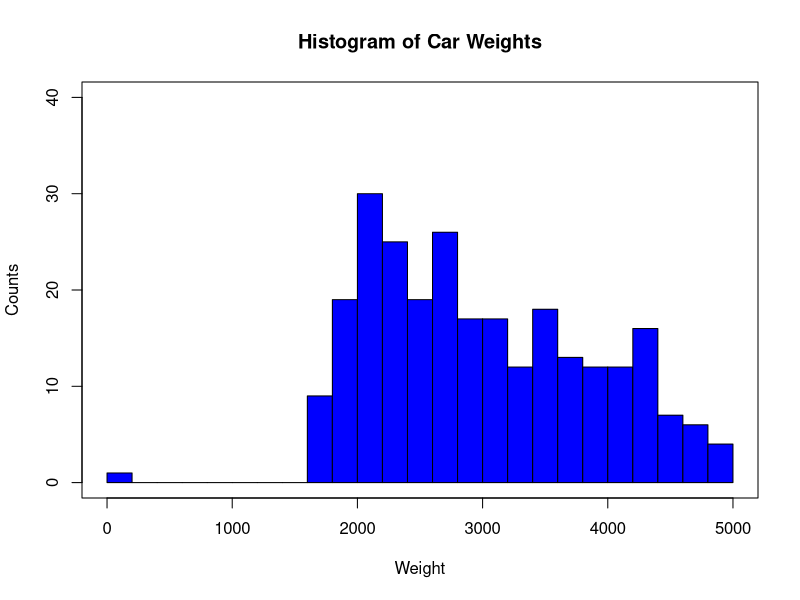
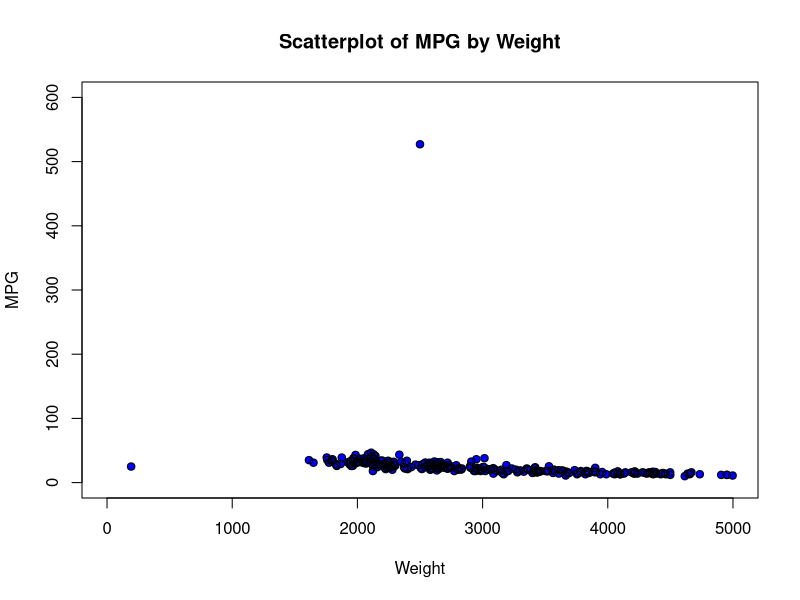
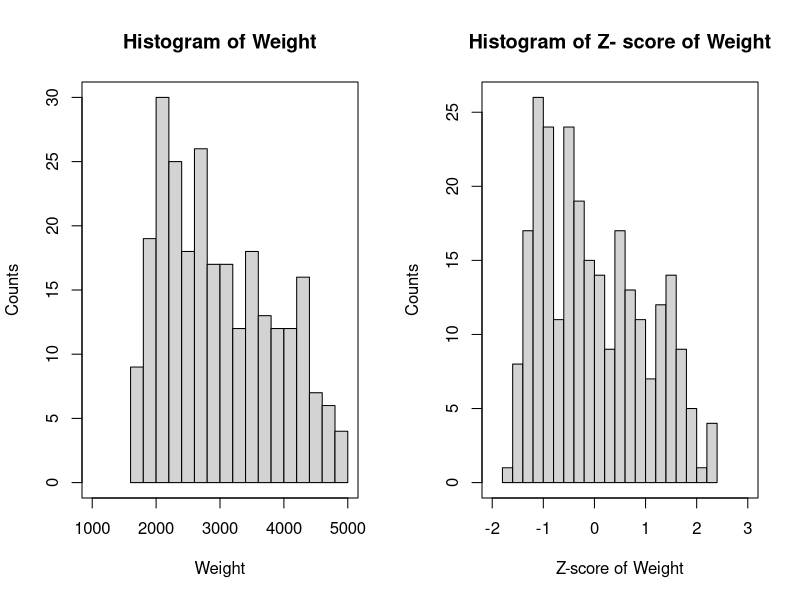
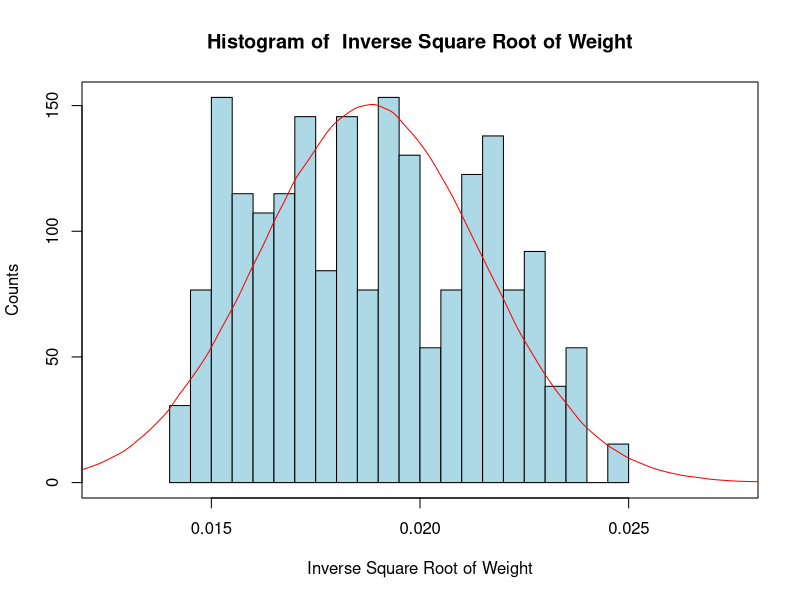
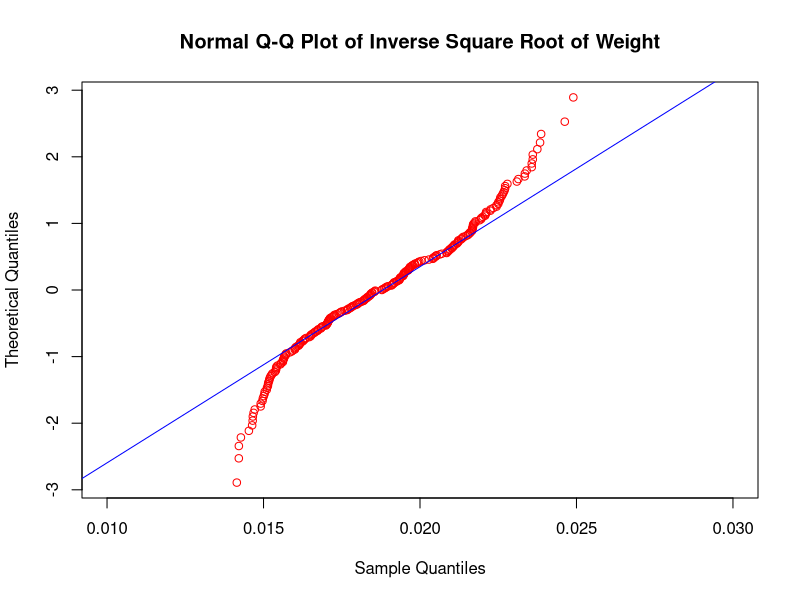

These charts were generated, in order, by the following R code:
          #####################
          ##    Chapter 1    ##
          #####################

# GETTING STARTED WITH R

# Comments, indents, and semicolons
  # Anything prefaced by a pound sign (#) is a comment.
  # Comments are not executed by R. Instead, they explain what the code is doing.
  # Indented code (that is not a comment) will run in R as if it was on one line
  # Code separated by semicolons will run as if the code was on separate lines,
  # with the semicolon marking the line break

# Open a dataset and display the data
  # Replace “C:/…/” with the exact location of the file you want to open
  cars <- read.csv(file = "cars.txt", stringsAsFactors = FALSE)
  cars # To display the whole dataset, type the dataset name
  head(cars) # Display the first few records of a dataset
  names(cars) # Display variable names of a data frame, one kind of data in R
  cars$weight # Look at only the weight variable within data frame cars
  
# Matrices
  # Create a matrix with three rows, two columns, and every value equal to 0.0
  mat <- matrix(0.0, nrow = 3, ncol = 2); mat
  colnames(mat) <- c("Var 1", "Var 2") # Give a matrix variable names
  colnames(mat) # Display variable names of a matrix
  
# Subset data and declare new variables
  cars.rsub <- cars[1:50,] # Subset the data by rows
  cars.csub <- cars[,1:3] # Subset by columns
  cars.rcsub <- cars[c(1,3,5), c(2,4)] # Subset by specific rows and columns
  cars.vsub <- cars[which(cars$mpg> 30),] # Subset by a logical condition

# To declare new variables, type the variable name, a left-arrow, then the value of the variable
  firstletter <- 'a'
  weight <- cars$weight

# Display more than one figure at a time
  par(mfrow=c(1,1)) # plots one figure; the default setting
  par(mfrow=c(2,3)) # plots six figures: three in the top row, three in the bottom row
  # Plots will fill the plot space row by row
  
# Download and install an R Package
  # Example: ggplot2, from Chapter 3. install.packages("ggplot2")
  # Pick any CRAN mirror, as shown
  # Open the new package
  #install.packages("ggplot2")
  library(ggplot2)
  
  
  
          #####################
          ##    Chapter 2    ##
          #####################
  
# READ IN THE CARS AND CARS2 DATASETS
  cars <- read.csv("cars.txt", stringsAsFactors = FALSE)
  cars2 <- read.csv("cars2.txt", stringsAsFactors = FALSE)
  
# MISSING DATA
  # Look at four variables from cars
  cars.4var <- cars[, c(1, 3, 4, 8)]
  head(cars.4var)
  
  # Make certain entries missing
  cars.4var[2,2] <- cars.4var[4,4] <- NA
  head(cars.4var)
  
  # Replace missing values with constants
  cars.4var[2,2] <- 0
  cars.4var[4,4] <- "Missing"
  head(cars.4var)
  
  # Replace values with mean and mode
  cars.4var[2,2] <- mean(na.omit(cars.4var$cubicinches))
  our_table <- table(cars.4var$brand)
  our_mode <- names(our_table)[our_table == max(our_table)]
  cars.4var[4,4] <- our_mode
  head(cars.4var)
  
  # Generate random observations
  obs_brand <- sample(na.omit(cars.4var$brand), 1)
  obs_cubicinches <- sample(na.omit(cars.4var$cubicinches), 1)
  cars.4var[2,2] <- obs_cubicinches
  cars.4var[4,4] <- obs_brand
  head(cars.4var)
  
# CREATE A HISTOGRAM
  # Set up the plot area
  par(mfrow = c(1,1))
  
  # Create the histogram bars
  hist(cars2$weight,
       breaks = 30,
       xlim = c(0, 5000),
       col = "blue",
       border = "black",
       ylim = c(0, 40),
       xlab = "Weight",
       ylab = "Counts",
       main = "Histogram of Car Weights")
  
  # Make a box around the plot
  box(which = "plot", lty = "solid", col = "black")
  
# CREATE A SCATTERPLOT
  plot(cars2$weight, cars2$mpg,
       xlim = c(0, 5000), ylim = c(0, 600),
       xlab = "Weight", ylab = "MPG",
       main = "Scatterplot of MPG by Weight",
       type = "p", pch = 16, col = "blue")
  
  #Add open black circles
  points(cars2$weight, cars2$mpg,
         type = "p", col = "black")
  
# DESCRIPTIVE STATISTICS
  mean(cars$weight) # Mean
  median(cars$weight) # Median
  length(cars$weight) # Number of observations
  sd(cars$weight) # Standard deviation
  summary(cars$weight) # Min, Q1, Median, Mean, Q3, Max
  
# TRANSFORMATIONS
  # Min-max normalization
  summary(cars$weight)
  mi <- min(cars$weight)
  ma <- max(cars$weight)
  minmax.weight <- (cars$weight - mi)/(ma - mi)
  minmax.weight
  
  # Z-score standarization
  m <- mean(cars$weight); s <- sd(cars$weight)
  z.weight <- (cars$weight - m)/s
  z.weight
  length(cars$weight)
  
  # Decimal scaling
  max(abs(cars$weight)) # 4 digits
  d.weight <- cars$weight/(10^4); d.weight
  
# SIDE-BY-SIDE HISTOGRAMS
  par(mfrow = c(1,2))
  
  # Create two histograms
  hist(cars$weight, breaks = 20, xlim = c(1000, 5000),
       main = "Histogram of Weight", xlab = "Weight", ylab = "Counts")
  box(which = "plot", lty = "solid", col = "black")
  hist(z.weight, breaks = 20, xlim = c(-2, 3),
       main = "Histogram of Z- score of Weight",
       xlab = "Z-score of Weight", ylab = "Counts")
  box(which = "plot", lty = "solid", col = "black")
  
# SKEWNESS
  (3*(mean(cars$weight) - median(cars$weight)))/sd(cars$weight)
  (3*(mean(z.weight) - median(z.weight)))/sd(z.weight)
  
# TRANSFORMATIONS FOR NORMALITY
  sqrt.weight <- sqrt(cars$weight) # Square root
  sqrt.weight_skew <- (3*(mean(sqrt.weight) - median(sqrt.weight))) / sd(sqrt.weight)
  ln.weight <- log(cars$weight) # Natural log
  ln.weight_skew <- (3*(mean(ln.weight) - median(ln.weight))) / sd(ln.weight)
  invsqrt.weight <- 1 / sqrt(cars$weight) # Inverse square root
  invsqrt.weight_skew <- (3*(mean(invsqrt.weight) - median(invsqrt.weight))) /sd(invsqrt.weight)
  
# HISTOGRAM WITH NORMAL DISTRIBUTION OVERLAY
  par(mfrow=c(1,1))
  x <- rnorm(1000000, mean = mean (invsqrt.weight),
             sd = sd(invsqrt.weight))
  hist(invsqrt.weight, breaks = 30, xlim = c(0.0125, 0.0275),
       col = "lightblue", prob = TRUE, border = "black",
       xlab = "Inverse Square Root of Weight",
       ylab = "Counts", main = "Histogram of  Inverse Square Root of Weight")
  box(which = "plot", lty = "solid", col="black")
  
  # Overlay with  Normal density
  lines(density(x), col = "red")
  
# NORMAL Q-Q PLOT
  qqnorm(invsqrt.weight, datax = TRUE, col = "red", ylim = c(0.01, 0.03),
         main = "Normal Q-Q Plot of Inverse Square Root of Weight")
  qqline(invsqrt.weight, col = "blue", datax = TRUE)
  
# DE-TRANSFORM DATA
  # Transform x using y = 1 / sqrt(x)
  x <- cars$weight[1]; y <- 1 / sqrt(x)
  
  # Detransform x using x = 1 / (y)^2
  detransformedx <- 1 / y^2
  x; y; detransformedx
  
# CREATE INDICATOR VARIABLES
  north_flag <- east_flag <- south_flag <- c(rep(NA, 10))
  region <- c(rep(c("north", "south", "east", "west"),2), "north", "south")
  
  # Change the region variable to indicators
  for (i in 1:length(region)) {
    if(region[i] == "north") north_flag[i] = 1
    else north_flag[i] = 0
    if(region[i] == "east") east_flag[i] = 1
    else east_flag[i] = 0
    if(region[i] == "south") south_flag[i] = 1
    else south_flag[i] = 0
  }
  north_flag; east_flag; south_flag
  
# INDEX FIELDS
  # Data frames have an index field;
  # the left-most column
  cars
  cars[order(cars$mpg),]
  
  # For vectors or matrices,
  # add a column to act as an index field
  x <- c(1,1,3:1,1:4,3); y <- c(9,9:1)
  z <- c(2,1:9)
  matrix <- t(rbind(x,y,z)); matrix
  indexed_m <- cbind(c(1:length(x)), matrix); indexed_m
  indexed_m[order(z),]
  
# DUPLICATE RECORDS
  # For number of duplicate records, use anyDuplicated
  anyDuplicated(cars)
  
  # To examine each record, use Duplicated
  duplicated(cars)
  # ‘True’: record is a duplicate,
  # ‘False’: record is not a duplicate
  
  # Let's duplicate the first record
  new.cars <- rbind(cars, cars[1,])
  
  # Check for duplicates
  anyDuplicated(new.cars)
  
  # The 262nd record is a duplicate
  duplicated(new.cars)
  